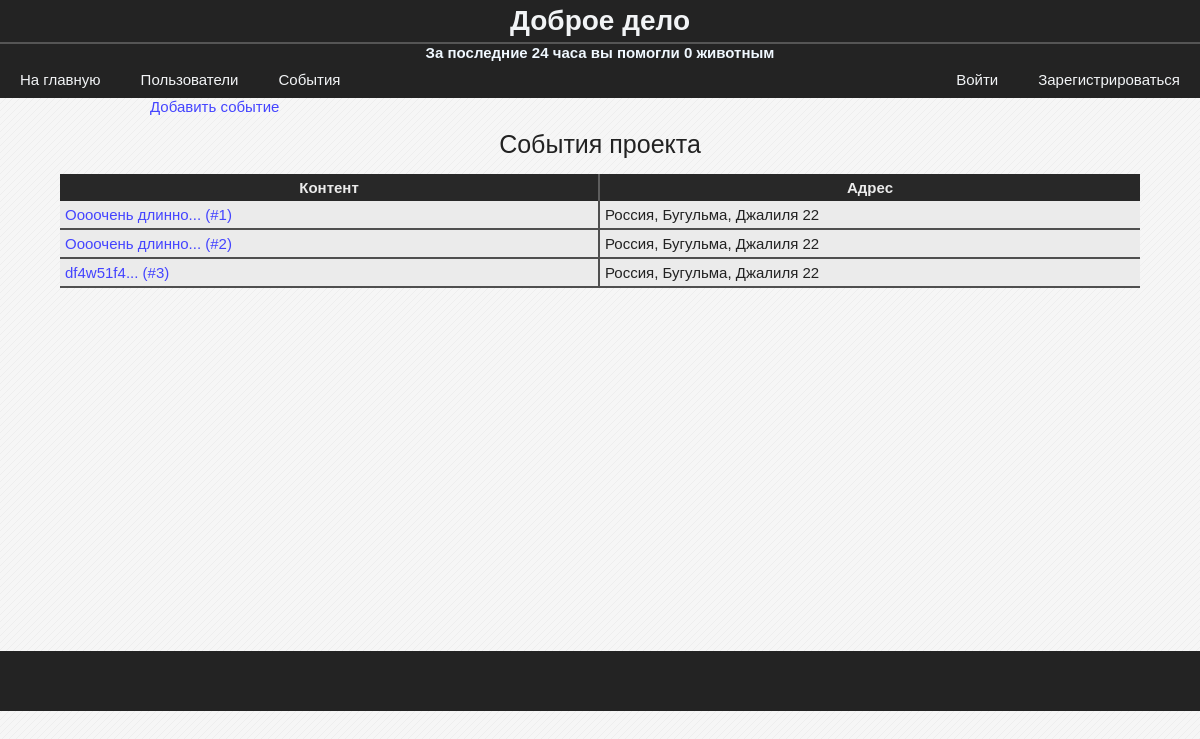
/events/, run on an earlier commit of the app's database.
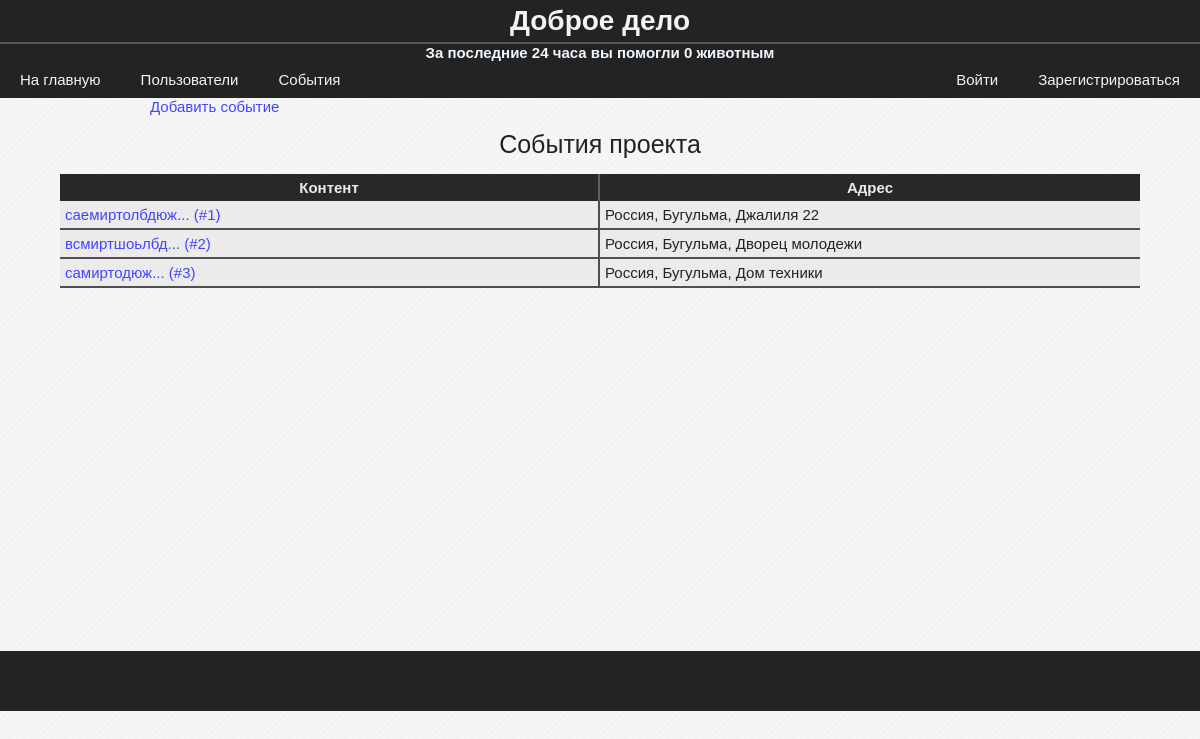
And on a later commit of the database.
### data/model_events.py (models this page shows)
class Event(SqlAlchemyBase, SerializerMixin):
    __tablename__ = 'events'
    id = sqlalchemy.Column(sqlalchemy.Integer,
                           primary_key=True, autoincrement=True)
    address = sqlalchemy.Column(sqlalchemy.String)
    content = sqlalchemy.Column(sqlalchemy.String)
    user_id = sqlalchemy.Column(sqlalchemy.Integer,
                                sqlalchemy.ForeignKey("users.id"))
    photo = sqlalchemy.orm.relation("File", uselist=False)
    map_photo = sqlalchemy.Column(sqlalchemy.String)

### blueprints/events.py (the view)
@blueprint.route('/events/', methods=['GET', 'POST'])
def events():
    session = db_session.create_session()
    events = session.query(Event).all()
    return render_template('events.html', events=events)

### data/db_session.py (called while the page is built)
def create_session() -> Session:
    global __factory
    return __factory()

### templates/events.html
{% extends "base.html" %}
{% block content %}
    <a href="/add_event" class='link' style="margin-left: 150px">Добавить событие</a>
    <table class="average-table">
        <caption>События проекта</caption>
        <thead>
            <th>Контент</th>
            <th>Адрес</th>
        </thead>
        <tbody>
            {% for event in events %}
                <tr>
                    <td><a href="/event/{{ event.id }}">{{ event.content[:15] + "..." }} (#{{ event.id }})</a></td>
                    <td>{{ event.address }}</td>
                </tr>
            {% endfor %}
        </tbody>
    </table>
{% endblock %}

### templates/base.html (shortened to what this page needs)
<!DOCTYPE html>
<html lang="en">
<head>
    <link rel="stylesheet" href="/static/css/stylesheet.css">
</head>
<body>
    <header class="page-header">
        <h1>Доброе дело</h1>
        <h4 style="color:aliceblue; text-align: center">За последние 24 часа вы помогли {{ session.get('events_count', 0) }} животным</h4>
        <div class="flexbox flex_r_nowr flex_jcspacebetween_aicenter">
            <div class="flexbox">
                <a href="/">На главную</a>
                <a href="/users">Пользователи</a>
                <a href="/events">События</a>
            </div>
            <div class="flexbox">
                {% if current_user.is_authenticated %}
                    <a href="/user/{{ current_user.id }}">Личный кабинет</a>
                {% else %}
                    <a href="/login">Войти</a>
                    <a href="/registration">Зарегистрироваться</a>
                {% endif %}
            </div>
        </div>
    </header>
    <main>
        <div>
            {% block content %}{% endblock %}
        </div>
    </main>
    <footer class="page-footer"></footer>
</body>
</html>

### static/css/stylesheet.css (style rules this page uses)
body { background-color: #f6f6f6; font-family: "Calibri", sans-serif; font-size: 15px; }
* { margin: 0; padding: 0; }
main { color: #222222; min-height: 553px; }
a { text-decoration: none; }
.page-header { background-color: #232323; }
.page-header a { color: #f2f4f6; padding: 10px 20px; text-decoration: none; }
.page-header h1 { padding: 5px 0; border-bottom: 2px solid #555; color: #f2f4f6; font-size: 28px; text-align: center; }
.page-footer { background-color: #232323; color: #f2f4f6; height: 40px; padding: 10px; text-align: center; }
.link { color: #44f; }
.flexbox { display: flex; }
.flex_r_nowr { flex-flow: row nowrap; }
.flex_jcspacebetween_aicenter { justify-content: space-between; align-items: flex-end; }
.average-table { border-spacing: 0; margin: auto; table-layout: fixed; width: 90%; }
.average-table a { color: #44f; }
.average-table caption { font-size: 25px; padding: 15px 0px; }
.average-table th { color:rgba(235, 235, 235); background-color: rgba(40, 40, 40, 1); border-right: 2px solid rgba(100, 100, 100, 0.9); padding: 5px 0px; margin-bottom: 5px; }
.average-table th:last-child { border-right: none; }
.average-table td { background-color: rgba(235, 235, 235); border-bottom: 2px solid rgba(40, 40, 40, 0.8); border-right: 2px solid rgba(40, 40, 40, 0.8); padding: 5px 5px; }
.average-table td:last-child { border-right: none; }

What changed in the data, as far as the page shows it:
changed Event "Россия, Бугульма, Джалиля 22": content "Оооочень длинно..." → "саемиртолбдюж..."
changed Event id 2: content "Оооочень длинно..." → "всмиртшоьлбд..."; address "Россия, Бугульма, Джалиля 22" → "Россия, Бугульма, Дворец молодежи"
changed Event id 3: content "df4w51f4..." → "самиртодюж..."; address "Россия, Бугульма, Джалиля 22" → "Россия, Бугульма, Дом техники"
